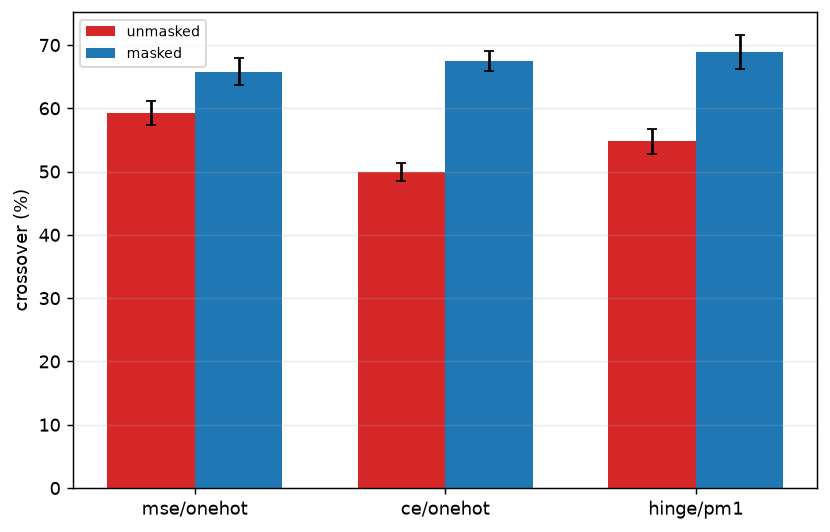

This figure's Python source:
"""Does Class-IL's output-layer suppression depend on which output maths we use, or does masking
fix it regardless of the specification?

Report series 2, decade 120 (new topic: output architecture / masking). Backprop only -- PC's
loss IS squared error by construction, so varying the loss stops testing PC rather than testing
PC under a different loss. Class-IL only: Domain-IL's output layer structurally cannot suppress
(every unit is a positive target in both tasks), so masking has no question to answer there.

mse+onehot, unmasked, is the loss/target coding the rest of this report series uses everywhere
else -- chosen (knowledge_base.md Sec.7.1) because it is the ONLY loss all three learning rules
can take unaltered, i.e. for EqProp's sake, not because it is neutral to the suppression
question. This asks what the two specs actually built for classification would show instead:
ce+softmax (the textbook loss) and hinge+-1 (EqProp's own -- knowledge_base.md flags it as the
harshest suppression of the three).

Factorial: 3 output specs x {unmasked, masked}, backprop, Class-IL, matched-competence 90%,
10 seeds.
  mse   / onehot   -- the series' standard elsewhere
  ce    / onehot   -- softmax cross-entropy
  hinge / pm1      -- EqProp's original spec

One report figure: crossover (the metric locked in by 112), grouped bars, x = spec, paired bars
= unmasked / masked.

A second set of figures (task1/task2 vs time, one per cell) is saved purely to sanity-check the
runs. NOT for the report.
"""
import sys
import time
from pathlib import Path

ROOT = Path(__file__).resolve().parents[1]
sys.path.insert(0, str(ROOT))

import numpy as np
import matplotlib.pyplot as plt

from src.protocol import PROTOCOL, load, run, replace, figure_path as _figure_path, \
    array_path as _array_path
from src.metrics import metric_grid

SMOKE = "--smoke" in sys.argv
REPLOT = "--replot" in sys.argv


def _tag(f, suffix):
    own = Path(f).resolve() == Path(__file__).resolve()
    return (suffix + "_SMOKE").lstrip("_") if (SMOKE and own) else suffix


def figure_path(f, suffix=""):
    return _figure_path(f, _tag(f, suffix))


def array_path(f, suffix=""):
    return _array_path(f, _tag(f, suffix))


# ---------------------------------------------------------------- settings
SPECS = [("mse", "onehot"), ("ce", "onehot"), ("hinge", "pm1")]
MASKS = [False, True]
SEEDS = 10
EVAL_EVERY = 10
MAX_ITERS = 5000        # generous cap; a run hitting it is reported (see cell_metrics), not hidden
STOP_PATIENCE = 3
THRESHOLD = 0.90
COLORS = {False: "tab:red", True: "tab:blue"}
EXP100 = Path(__file__).parent / "100_capacity_vs_width.py"

if SMOKE:
    SEEDS, EVAL_EVERY, MAX_ITERS = 2, 5, 200
    print("--smoke: tiny budget, results are NOT meaningful\n")

if Path(_array_path(EXP100)).exists():
    H = int(np.load(_array_path(EXP100))["chosen"])
    print(f"H = {H}, read from exp100")
else:
    H = 32
    print("exp100's array not found -- falling back to H = 32")


def cell_metrics(proto, data):
    """Per-seed crossover array for one (spec, mask) cell, backprop, Class-IL, 90% matched."""
    p = replace(proto, stop_threshold=[THRESHOLD, THRESHOLD])
    runs = [run(p, "backprop", seed, data=data) for seed in range(SEEDS)]
    n_bad = sum(1 for o in runs if not all(o["reached"]))
    if n_bad:
        print(f"  WARNING: {proto.loss}/{proto.target} mask={proto.mask}: "
              f"{n_bad}/{SEEDS} seed(s) hit the {MAX_ITERS}-update cap")
    lo = -int(1.2 * np.median([o["switches"][0] for o in runs]))
    hi = int(1.2 * np.median([o["switches"][1] - o["switches"][0] for o in runs]))
    rel_grid = np.arange(lo, hi + EVAL_EVERY, EVAL_EVERY)
    A = np.full((SEEDS, len(rel_grid), 2), np.nan)
    for i, o in enumerate(runs):
        rel = np.asarray(o["steps"]) - o["switches"][0]
        for j, r in enumerate(rel):
            k_ = int(round((r - lo) / EVAL_EVERY))
            if 0 <= k_ < len(rel_grid):
                A[i, k_] = o["curves"]["argmax"][j]
    g = metric_grid(rel_grid, A, 0.0)
    return g["crossover"], rel_grid, A


if REPLOT and Path(array_path(__file__)).exists():
    z = np.load(array_path(__file__), allow_pickle=True)
    crossover = {(loss, tgt): {m: z[f"crossover_{loss}_{tgt}_{m}"] for m in MASKS}
                 for loss, tgt in SPECS}
    diag = {(loss, tgt): {m: (z[f"steps_{loss}_{tgt}_{m}"], z[f"curve_{loss}_{tgt}_{m}"])
                          for m in MASKS} for loss, tgt in SPECS}
    print(f"--replot: redrawing from {array_path(__file__)}, no training\n")
else:
    base = replace(PROTOCOL, hidden=H, scenario="class_il", eval_every=EVAL_EVERY, seeds=SEEDS,
                   max_iters_per_task=MAX_ITERS, stop_patience=STOP_PATIENCE,
                   lr={"backprop": 0.01})
    data = load(base)
    crossover = {(loss, tgt): {} for loss, tgt in SPECS}
    diag = {(loss, tgt): {} for loss, tgt in SPECS}
    t0 = time.perf_counter()

    for loss, tgt in SPECS:
        for m in MASKS:
            proto = replace(base, loss=loss, target=tgt, mask=m)
            cx, steps, A = cell_metrics(proto, data)
            crossover[(loss, tgt)][m] = cx
            diag[(loss, tgt)][m] = (steps, A)
            print(f"  {loss:6s}/{tgt:6s} mask={str(m):5s} crossover {np.nanmean(cx):5.1f}"
                  f"   [{time.perf_counter()-t0:5.0f}s]")

# ---------------------------------------------------------------- report figure: crossover, grouped bars
labels = [f"{loss}/{tgt}" for loss, tgt in SPECS]
xpos = np.arange(len(SPECS))
width = 0.35
fig, ax = plt.subplots(figsize=(6.5, 4.2))
for m in MASKS:
    means = [np.nanmean(crossover[spec][m]) for spec in SPECS]
    n = [np.sum(np.isfinite(crossover[spec][m])) for spec in SPECS]
    sems = [np.nanstd(crossover[spec][m], ddof=1) / np.sqrt(max(ni, 1)) if ni > 1 else np.nan
            for spec, ni in zip(SPECS, n)]
    offset = (-0.5 if not m else 0.5) * width
    ax.bar(xpos + offset, means, width=width, yerr=sems, capsize=3,
           color=COLORS[m], label="masked" if m else "unmasked")
ax.set_xticks(xpos)
ax.set_xticklabels(labels)
ax.set_ylabel("crossover (%)")
ax.legend(fontsize=8, loc="best")
ax.grid(alpha=0.25, axis="y")
fig.tight_layout()
fig.savefig(figure_path(__file__), dpi=130, bbox_inches="tight")
print(f"\nsaved {figure_path(__file__)}")

# ------------------------------------------------------------------ diagnostic (NOT for the report)
for loss, tgt in SPECS:
    fig2, axes2 = plt.subplots(len(MASKS), 1, figsize=(6, 4.4), sharex=False)
    for ax2, m in zip(axes2, MASKS):
        steps, A = diag[(loss, tgt)][m]
        for r in range(A.shape[0]):
            ax2.plot(steps, A[r, :, 0] * 100, color="tab:orange", lw=0.6, alpha=0.25)
            ax2.plot(steps, A[r, :, 1] * 100, color="tab:blue", lw=0.6, alpha=0.25)
        ax2.plot(steps, np.nanmean(A[:, :, 0], axis=0) * 100, color="tab:orange", lw=2.0, label="task 1")
        ax2.plot(steps, np.nanmean(A[:, :, 1], axis=0) * 100, color="tab:blue", lw=2.0, label="task 2")
        ax2.axvline(0, color="k", ls="--", lw=1)
        ax2.set_ylim(0, 100)
        ax2.set_ylabel("masked" if m else "unmasked", fontsize=8)
        ax2.grid(alpha=0.2)
    axes2[0].legend(fontsize=7, loc="lower left")
    axes2[-1].set_xlabel("training step, relative to the task switch")
    fig2.tight_layout()
    fig2.savefig(figure_path(__file__, f"diagnostic_{loss}_{tgt}"), dpi=110, bbox_inches="tight")
    print(f"saved {figure_path(__file__, f'diagnostic_{loss}_{tgt}')}  (analysis only, not for the report)")

# ---------------------------------------------------------------- save
np.savez(array_path(__file__), H=H,
         **{f"crossover_{loss}_{tgt}_{m}": crossover[(loss, tgt)][m]
            for loss, tgt in SPECS for m in MASKS},
         **{f"steps_{loss}_{tgt}_{m}": diag[(loss, tgt)][m][0]
            for loss, tgt in SPECS for m in MASKS},
         **{f"curve_{loss}_{tgt}_{m}": diag[(loss, tgt)][m][1]
            for loss, tgt in SPECS for m in MASKS})
print(f"saved {array_path(__file__)}")
